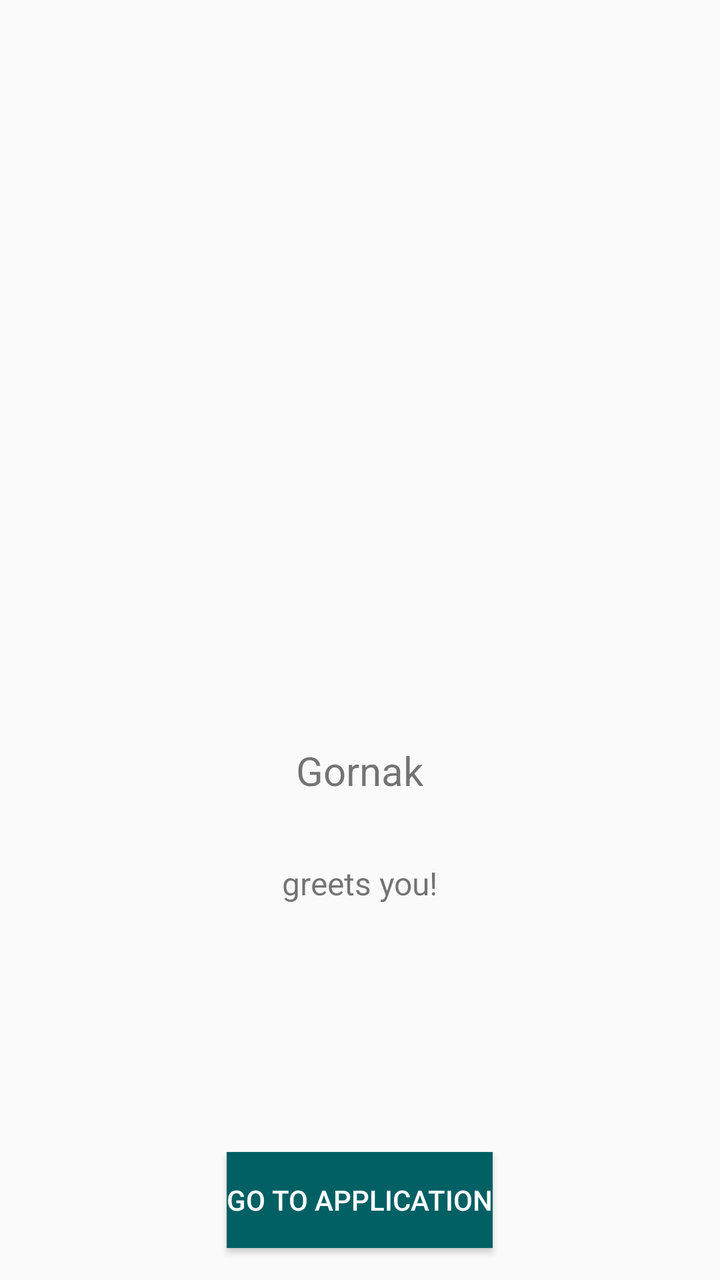
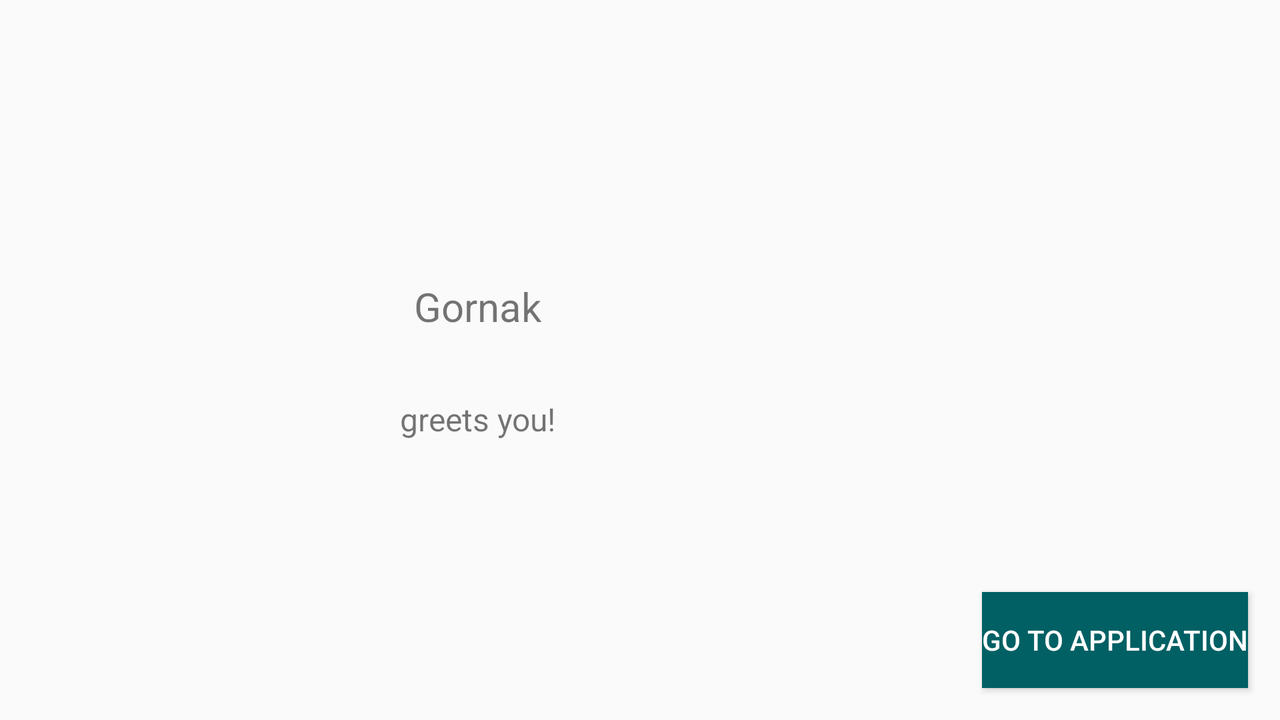

First picture: res/layout/ on a phone held upright. Second picture: the repository's own variant of that layout, on a device whose configuration matches the variant's folder. Source for both follows.
<!-- AndroidManifest.xml: application theme AppTheme -->
<!-- res/layout/activity_start.xml -->
<?xml version="1.0" encoding="utf-8"?>
<RelativeLayout xmlns:android="http://schemas.android.com/apk/res/android"
    xmlns:tools="http://schemas.android.com/tools"
    android:layout_width="match_parent"
    android:layout_height="match_parent"
    tools:context="by.md.gornak.homework.activity.MainActivity">

    <LinearLayout
        android:layout_width="wrap_content"
        android:layout_height="wrap_content"
        android:layout_centerInParent="true"
        android:orientation="vertical">

        <ImageView
            android:id="@+id/avatar"
            android:layout_width="@dimen/image_size"
            android:layout_height="@dimen/image_size"
            android:layout_margin="@dimen/normal_padding"
            android:layout_gravity="center" />

        <TextView
            android:layout_width="wrap_content"
            android:layout_height="wrap_content"
            android:layout_gravity="center"
            android:layout_margin="@dimen/normal_padding"
            android:text="@string/app_name"
            android:textSize="@dimen/header" />

        <TextView
            style="@style/SecondText"
            android:text="@string/hello" />


    </LinearLayout>

    <Button
        android:id="@+id/nextButton"
        android:layout_width="wrap_content"
        android:layout_height="wrap_content"
        android:text="@string/next"
        style="@style/NextButton" />

</RelativeLayout>
<!-- resources referenced by this layout -->
<resources>
  <dimen name="header">20sp</dimen>
  <dimen name="image_size">152dp</dimen>
  <dimen name="normal_padding">16dp</dimen>
  <string name="app_name">Gornak</string>
  <string name="hello">greets you!</string>
  <string name="next">Go to application</string>
  <style name="NextButton">
          <item name="android:layout_gravity">center</item>
          <item name="android:layout_alignParentBottom">true</item>
          <item name="android:layout_centerHorizontal">true</item>
          <item name="android:layout_margin">@dimen/normal_padding</item>
          <item name="android:text">@string/next</item>
          <item name="android:background">@color/colorAccent</item>
          <item name="android:textColor">@color/white</item>
      </style>
  <style name="SecondText">
          <item name="android:layout_width">wrap_content</item>
          <item name="android:layout_height">wrap_content</item>
          <item name="android:layout_gravity">center</item>
          <item name="android:layout_margin">@dimen/normal_padding</item>
          <item name="android:textSize">@dimen/second_text</item>
      </style>
  <style name="AppTheme" parent="Theme.AppCompat.Light.NoActionBar">
          
          <item name="colorPrimary">@color/colorPrimary</item>
          <item name="colorPrimaryDark">@color/colorPrimaryDark</item>
          <item name="colorAccent">@color/colorAccent</item>
      </style>
  <color name="colorAccent">#006064</color>
  <color name="white">#FFFFFF</color>
  <dimen name="second_text">16sp</dimen>
  <color name="colorPrimary">#00ACC1</color>
  <color name="colorPrimaryDark">#AA006064</color>
</resources>
<!-- res/layout-land/activity_start.xml (the repository's variant of the layout above) -->
<!-- drawn on the phone turned sideways -->
<?xml version="1.0" encoding="utf-8"?>
<RelativeLayout xmlns:android="http://schemas.android.com/apk/res/android"
    xmlns:tools="http://schemas.android.com/tools"
    android:layout_width="match_parent"
    android:layout_height="match_parent"
    tools:context="by.md.gornak.homework.activity.MainActivity">



        <ImageView
            android:id="@+id/avatar"
            android:layout_width="@dimen/image_size"
            android:layout_height="@dimen/image_size"
            android:layout_margin="@dimen/normal_padding"
            android:layout_centerVertical="true" />

    <LinearLayout
        android:layout_toRightOf="@+id/avatar"
        android:layout_width="wrap_content"
        android:layout_height="wrap_content"
        android:layout_centerInParent="true"
        android:orientation="vertical">

        <TextView
            android:layout_width="wrap_content"
            android:layout_height="wrap_content"
            android:layout_gravity="center"
            android:layout_margin="@dimen/normal_padding"
            android:text="@string/app_name"
            android:textSize="@dimen/header" />

        <TextView
            style="@style/SecondText"
            android:text="@string/hello"/>


    </LinearLayout>

    <Button
        android:id="@+id/nextButton"
        android:layout_width="wrap_content"
        android:layout_height="wrap_content"
        android:text="@string/next"
        android:layout_alignParentRight="true"
        android:layout_alignParentBottom="true"
        style="@style/NextButtonLand" />

</RelativeLayout>
<!-- resources referenced by the variant -->
<!-- as the phone turned sideways resolves them -->
<resources>
  <dimen name="header">20sp</dimen>
  <dimen name="image_size">152dp</dimen>
  <dimen name="normal_padding">16dp</dimen>
  <string name="app_name">Gornak</string>
  <string name="hello">greets you!</string>
  <string name="next">Go to application</string>
  <style name="NextButtonLand" parent="NextButton">
          <item name="android:layout_width">wrap_content</item>
          <item name="android:layout_height">wrap_content</item>
          <item name="android:layout_alignParentRight">true</item>
          <item name="android:layout_alignParentBottom">true</item>
      </style>
  <style name="SecondText">
          <item name="android:layout_width">wrap_content</item>
          <item name="android:layout_height">wrap_content</item>
          <item name="android:layout_gravity">center</item>
          <item name="android:layout_margin">@dimen/normal_padding</item>
          <item name="android:textSize">@dimen/second_text</item>
      </style>
  <style name="AppTheme" parent="Theme.AppCompat.Light.NoActionBar">
          
          <item name="colorPrimary">@color/colorPrimary</item>
          <item name="colorPrimaryDark">@color/colorPrimaryDark</item>
          <item name="colorAccent">@color/colorAccent</item>
      </style>
  <style name="NextButton">
          <item name="android:layout_gravity">center</item>
          <item name="android:layout_alignParentBottom">true</item>
          <item name="android:layout_centerHorizontal">true</item>
          <item name="android:layout_margin">@dimen/normal_padding</item>
          <item name="android:text">@string/next</item>
          <item name="android:background">@color/colorAccent</item>
          <item name="android:textColor">@color/white</item>
      </style>
  <dimen name="second_text">16sp</dimen>
  <color name="colorPrimary">#00ACC1</color>
  <color name="colorPrimaryDark">#AA006064</color>
  <color name="colorAccent">#006064</color>
  <color name="white">#FFFFFF</color>
</resources>
